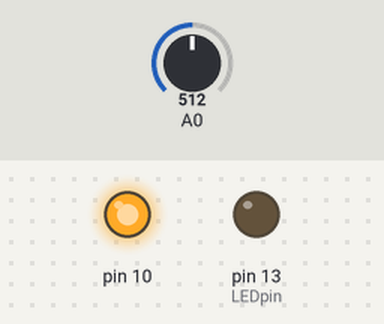
This sketch was run on a simulated Arduino Uno, built with avr-gcc and run on an emulated ATmega328P. On the bench: output pins drawn as LEDs (lit = HIGH). Inputs (shaded band) come from the test bench; at power-on: A0 = 512. Storage starts empty.

Above: at 0.1 s.
At 5.1 s:
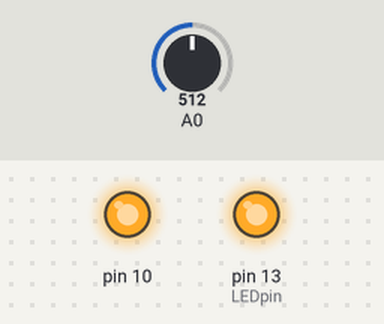
Timing chart, 0 to 6.6 s (numbered marks = the images above):
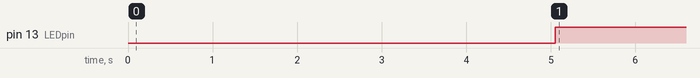

The sketch:

ECGFilter.ino
```cpp
/*
  This program is meant to take information from the analog input A0
  and print it out to a text file called "CardioCheckData.txt"
  Sample rate: 200Hz (project requires at least 160Hz)

 */

#include <SPI.h>
#include <SD.h>
#include <ECGFilters.h>

int i;
int prevMillis = 0;
int sensorValue;
int LEDpin = 13;
boolean blinkBool = false;
boolean SDInitSuccess = true;
File myFile;
qrs_filter filter = qrs_filter();

void setup()
{
  // Open serial communications and wait for port to open: use for debug purposes
  //Serial.begin(115200);
  pinMode(LEDpin, OUTPUT);
  pinMode(10, OUTPUT);
  digitalWrite(10, HIGH);
  //Serial.println("Initializing SD Card");
  if (!SD.begin(10)) {
    SDInitSuccess = false;
    //Serial.println("SD card Not initialized");
  }
  //Serial.println("SD initialization success");

  //creating and opening file
  myFile = SD.open("CardioCheckData.txt", FILE_WRITE);

  // if the file opened okay, write to it:
  if (myFile && SDInitSuccess) {
    //Serial.print("File created successfully. Writing analog info");

    for (i = 0; i <= 1000; i++)
    {
      while ((millis() - prevMillis) < 5)
      {
      }
      prevMillis = millis();
      sensorValue = analogRead(A0);
      return_value result = filter.step(sensorValue);
      myFile.println(result.signal_value);
    }
    // close the file:
    myFile.close();
    //Serial.println("done writing to file");
  } else {
    // if the file didn't open, print an error and blink LED
    //Serial.println("error opening CardioCheckData.txt");
    blinkBool = true;
  }
}

void loop()
{
  if (blinkBool)
  {
    while ((millis() - prevMillis) < 500)
    {
    }
    digitalWrite(LEDpin, !digitalRead(LEDpin));
    prevMillis = millis();
  } else {
    digitalWrite(LEDpin, HIGH);
  }

}
```

ECGFilters.cpp
```cpp
#include <ECGFilters.h>

#include <stdlib.h>
#include <math.h>

const int16_t bandpass_filter::a[3] = {-3, 3, -1};
const int16_t bandpass_filter::b[49] = {1, 2, 0, -2, -1, 0, -2, -4, 0, 4, 2, 0, 1, 2, 0, -2,
				    -33, -32, 64, 64, -32, -32, 64, 64, -128, -128, 64,
				    64, -32, -32, 64, 64, -33, -34, 0, 2, 1, 0, 2, 4, 0,
				    -4, -2, 0, -1, -2, 0, 2, 1};


inline float logistic(int32_t value, float scale)
{
  float scaled_value = value / scale;
  return (scaled_value / sqrt(1 + scaled_value * scaled_value) + 1.0) / 2.0;
}


qrs_filter::qrs_filter()
{
  filter_1 = bandpass_filter();

  for(int16_t i=0; i < 31; i++) { x_history_1[i] = 0; }
  for(int16_t i=0; i < 20; i++) { x_history_2[i] = 0; }
  for(int16_t i=0; i < 20; i++) { x_history_3[i] = 0; }

  filter_2 = ma_filter(31, x_history_1);
  resp_phase_mean_filter = ma_filter(20, x_history_2);
  mean_abs_filter = ma_filter(20, x_history_3);

  max_value = 0;
  state = 0;
}

return_value qrs_filter::step(int16_t x)
{
  int32_t bandpass_value = filter_1.step(x) / 200;
  int32_t square_value = bandpass_value * bandpass_value;
  int32_t averaged_value = filter_2.step(square_value) / 10000;

  int32_t respiration_phase = -1;
  int32_t mean_respiration_phase = -1;
  int32_t relative_respiration_phase = -1;
  int32_t abs_relative_respiration_phase = -1;
  int32_t mean_abs_relative_respiration_phase = -1;
  float squashed_respiration_phase_float = -1.0;
  int32_t squashed_respiration_phase = -1;
  if (state >= 50)
  {
    respiration_phase = max_value;
    mean_respiration_phase = resp_phase_mean_filter.step(respiration_phase);
    relative_respiration_phase = respiration_phase - mean_respiration_phase;
    abs_relative_respiration_phase = abs(relative_respiration_phase);
    mean_abs_relative_respiration_phase = mean_abs_filter.step(abs_relative_respiration_phase);

    relative_respiration_phase = relative_respiration_phase / (mean_abs_relative_respiration_phase / 100);
    squashed_respiration_phase_float = logistic(relative_respiration_phase, 100.0);
    squashed_respiration_phase = squashed_respiration_phase_float * 255.0;

    max_value = 0;
    state = 0;
  }
  else if (state > 0)
  {
    if (averaged_value > max_value)
    {
      max_value = averaged_value;
    }
    state = state + 1;
  }
  else if (averaged_value >= 3000)
  {
    state = 1;
  }

  return_value ret = {squashed_respiration_phase, averaged_value};
  return ret;
}


bandpass_filter::bandpass_filter()
{
  for(int16_t i=0; i < b_length; i++)
    {
      x_history[i] = 0;
    }

  for(int16_t i=0; i < a_length; i++)
    {
      y_history[i] = 0;
    }
}


int32_t bandpass_filter::step(int16_t x)
{
  for(int16_t i=b_length-1; i > 0; i--)
    {
      x_history[i] = x_history[i - 1];
    }

  x_history[0] = x;

  int32_t y = 0;
  for(int16_t i=0; i < b_length; i++)
    {
      y = y + b[i] * x_history[i];
    }

  for(int16_t i=0; i < a_length; i++)
    {
      y = y - a[i] * y_history[i];
    }

  for(int16_t i=a_length-1; i > 0; i--)
    {
      y_history[i] = y_history[i - 1];
    }

  y_history[0] = y;

  return y;
}

ma_filter::ma_filter()
{
}

ma_filter::ma_filter(int16_t history_length, int32_t *history)
{
  x_history_length = history_length;
  x_history = history;
  ma_value = 0;
}

int32_t ma_filter::step(int32_t x)
{
  for(int16_t i = x_history_length - 1; i > 0; i--)
    {
      x_history[i] = x_history[i -1];
    }

  x_history[0] = x / x_history_length;

  ma_value = ma_value + x_history[0] - x_history[x_history_length - 1];
  return ma_value;
}


inline void fill_with_zeros(int16_t *array, int16_t array_length)
{
  for(int16_t i=0; i < array_length; i++)
    {
    array[i] = 0;
    }
}
```

ECGFilters.h
```cpp
#ifndef ECGFilters_h
#define ECGFilters_h

#include <stdint.h>

struct return_value {
   int32_t respiration_phase;
   int32_t signal_value;
};


class bandpass_filter
{
 public:
  bandpass_filter();
  int32_t step(int16_t);
 private:
  static const int16_t b[49];
  static const int16_t a[3];
  const static int16_t b_length = 49;
  const static int16_t a_length = 3;
  const static int16_t gain = 30 * 30 * 8;
  int16_t x_history[49];
  int32_t y_history[3];
};

class ma_filter
{
 public:
  ma_filter();
  ma_filter(int16_t history_length, int32_t *history);
  int32_t step(int32_t);
 private:
  int32_t *x_history;
  int16_t x_history_length;
  int32_t ma_value;
};


class qrs_filter
{
 public:
  qrs_filter();
  return_value step(int16_t);
 private:
  bandpass_filter filter_1;
  ma_filter filter_2;
  ma_filter resp_phase_mean_filter;
  ma_filter mean_abs_filter;
  int32_t max_value;
  int32_t state;
  int32_t x_history_1[31];
  int32_t x_history_2[20];
  int32_t x_history_3[20];
};

#endif
```

Measured:
- by itself, pin 13 (LEDpin): LOW → HIGH at 5.1 s
